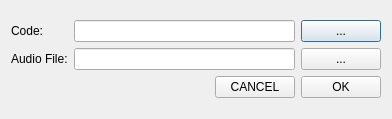
<?xml version="1.0" encoding="UTF-8"?>
<ui version="4.0">
 <class>getTablePairDialog</class>
 <widget class="QDialog" name="getTablePairDialog">
  <property name="geometry">
   <rect>
    <x>0</x>
    <y>0</y>
    <width>392</width>
    <height>119</height>
   </rect>
  </property>
  <property name="windowTitle">
   <string>Dialog</string>
  </property>
  <layout class="QVBoxLayout" name="verticalLayout_5">
   <item>
    <layout class="QVBoxLayout" name="verticalLayout_4">
     <item>
      <layout class="QHBoxLayout" name="horizontalLayout">
       <item>
        <layout class="QVBoxLayout" name="verticalLayout">
         <item>
          <widget class="QLabel" name="label">
           <property name="text">
            <string>Code:</string>
           </property>
          </widget>
         </item>
         <item>
          <widget class="QLabel" name="label_2">
           <property name="text">
            <string>Audio File:</string>
           </property>
          </widget>
         </item>
        </layout>
       </item>
       <item>
        <layout class="QVBoxLayout" name="verticalLayout_2">
         <item>
          <widget class="QLineEdit" name="codeLineEdit">
           <property name="sizePolicy">
            <sizepolicy hsizetype="Preferred" vsizetype="Preferred">
             <horstretch>0</horstretch>
             <verstretch>0</verstretch>
            </sizepolicy>
           </property>
          </widget>
         </item>
         <item>
          <widget class="QLineEdit" name="fileLineEdit">
           <property name="sizePolicy">
            <sizepolicy hsizetype="Expanding" vsizetype="Fixed">
             <horstretch>1</horstretch>
             <verstretch>0</verstretch>
            </sizepolicy>
           </property>
          </widget>
         </item>
        </layout>
       </item>
       <item>
        <layout class="QVBoxLayout" name="verticalLayout_3">
         <item>
          <widget class="QPushButton" name="viewCodePushButton">
           <property name="text">
            <string>...</string>
           </property>
          </widget>
         </item>
         <item>
          <widget class="QPushButton" name="viewFilePushButton">
           <property name="text">
            <string>...</string>
           </property>
          </widget>
         </item>
        </layout>
       </item>
      </layout>
     </item>
     <item>
      <layout class="QHBoxLayout" name="horizontalLayout_2">
       <item>
        <spacer name="horizontalSpacer">
         <property name="orientation">
          <enum>Qt::Horizontal</enum>
         </property>
         <property name="sizeHint" stdset="0">
          <size>
           <width>40</width>
           <height>20</height>
          </size>
         </property>
        </spacer>
       </item>
       <item>
        <widget class="QPushButton" name="cancelPushButton">
         <property name="text">
          <string>CANCEL</string>
         </property>
        </widget>
       </item>
       <item>
        <widget class="QPushButton" name="okPushButton">
         <property name="text">
          <string>OK</string>
         </property>
        </widget>
       </item>
      </layout>
     </item>
    </layout>
   </item>
  </layout>
 </widget>
 <resources/>
 <connections>
  <connection>
   <sender>okPushButton</sender>
   <signal>clicked()</signal>
   <receiver>getTablePairDialog</receiver>
   <slot>accept()</slot>
   <hints>
    <hint type="sourcelabel">
     <x>412</x>
     <y>58</y>
    </hint>
    <hint type="destinationlabel">
     <x>229</x>
     <y>57</y>
    </hint>
   </hints>
  </connection>
  <connection>
   <sender>cancelPushButton</sender>
   <signal>clicked()</signal>
   <receiver>getTablePairDialog</receiver>
   <slot>reject()</slot>
   <hints>
    <hint type="sourcelabel">
     <x>337</x>
     <y>68</y>
    </hint>
    <hint type="destinationlabel">
     <x>118</x>
     <y>51</y>
    </hint>
   </hints>
  </connection>
 </connections>
</ui>
